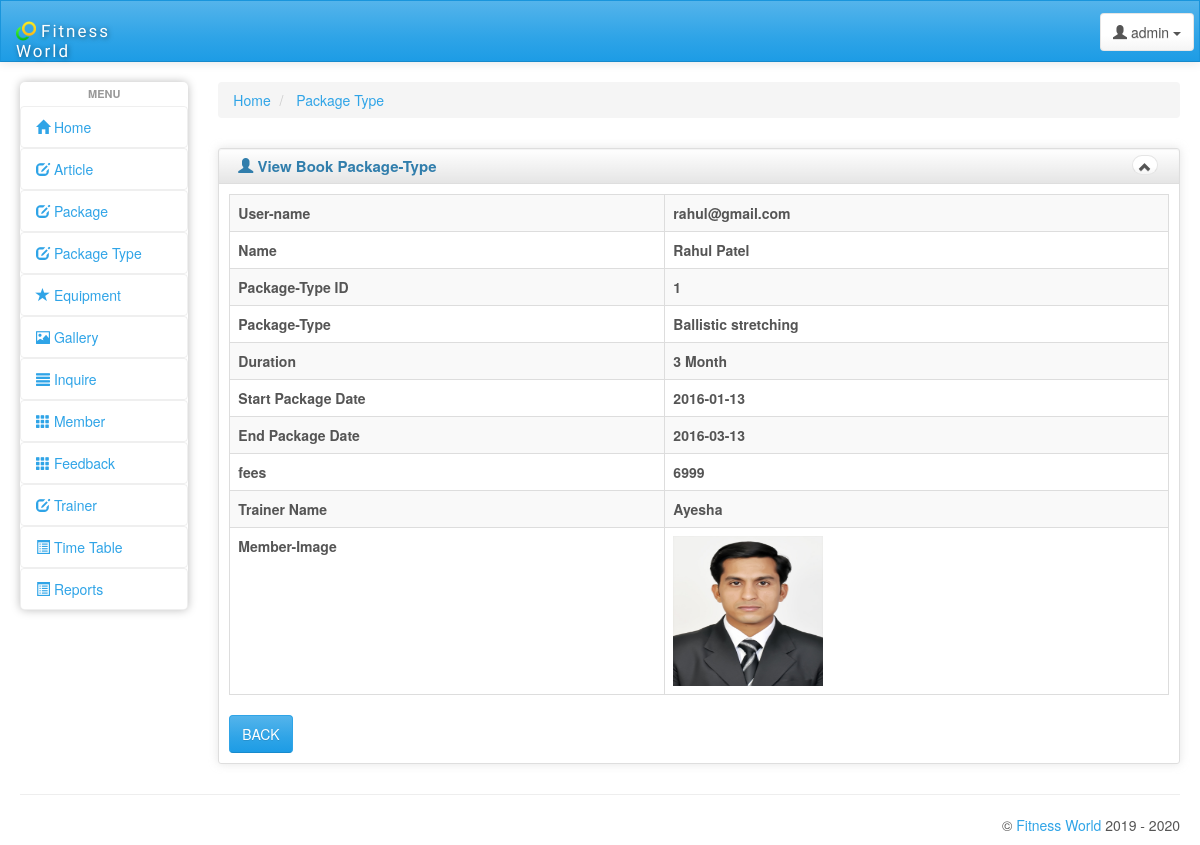
Page /admin/view_package.php?cid=1&mid=1&tid=3 (signed in) on the committed database.
### tables this page shows
CREATE TABLE IF NOT EXISTS `package_type` (
  `ID` int(5) NOT NULL AUTO_INCREMENT,
  `class` int(30) NOT NULL,
  `class_type` varchar(30) NOT NULL,
  `Details` varchar(1500) NOT NULL,
  `time_duration` varchar(50) NOT NULL,
  `fees` bigint(10) NOT NULL,
  PRIMARY KEY (`ID`)
);

CREATE TABLE IF NOT EXISTS `member` (
  `ID` int(5) NOT NULL AUTO_INCREMENT,
  `join_date` varchar(12) NOT NULL,
  `username` varchar(50) NOT NULL,
  `password` varchar(10) NOT NULL,
  `first_name` varchar(50) NOT NULL,
  `middle_name` varchar(50) NOT NULL,
  `age` int(5) NOT NULL,
  `contact_no` bigint(11) NOT NULL,
  `address` varchar(500) NOT NULL,
  `gender` varchar(6) NOT NULL,
  `image` varchar(1000) NOT NULL,
  PRIMARY KEY (`ID`)
);

CREATE TABLE IF NOT EXISTS `book_package_type` (
  `ID` int(5) NOT NULL AUTO_INCREMENT,
  `class_type_id` int(5) NOT NULL,
  `member_id` int(5) NOT NULL,
  `trainer_id` int(5) NOT NULL,
  `start_date` date NOT NULL,
  `end_date` date NOT NULL,
  PRIMARY KEY (`ID`)
);

CREATE TABLE IF NOT EXISTS `trainer` (
  `ID` int(5) NOT NULL AUTO_INCREMENT,
  `name` varchar(30) NOT NULL,
  `address` varchar(500) NOT NULL,
  `gender` varchar(5) NOT NULL,
  `dob` varchar(10) NOT NULL,
  `age` int(5) NOT NULL,
  `email` varchar(50) NOT NULL,
  `contact` bigint(11) NOT NULL,
  `doj` varchar(10) NOT NULL,
  `degree` varchar(100) NOT NULL,
  `class_ID` int(5) NOT NULL,
  `class_type_ID` int(5) NOT NULL,
  `image` varchar(500) NOT NULL,
  PRIMARY KEY (`ID`)
);

### admin/view_package.php (the view, shortened to what this page needs)
<!DOCTYPE html>
<html lang="en">
<head>
    <link id="bs-css" href="css/bootstrap-cerulean.min.css" rel="stylesheet">
    <link href="css/charisma-app.css" rel="stylesheet">
    <link href='bower_components/fullcalendar/dist/fullcalendar.css' rel='stylesheet'>
    <link href='bower_components/fullcalendar/dist/fullcalendar.print.css' rel='stylesheet' media='print'>
    <link href='bower_components/chosen/chosen.min.css' rel='stylesheet'>
    <link href='bower_components/colorbox/example3/colorbox.css' rel='stylesheet'>
    <link href='bower_components/responsive-tables/responsive-tables.css' rel='stylesheet'>
    <link href='bower_components/bootstrap-tour/build/css/bootstrap-tour.min.css' rel='stylesheet'>
    <link href='css/jquery.noty.css' rel='stylesheet'>
    <link href='css/noty_theme_default.css' rel='stylesheet'>
    <link href='css/elfinder.min.css' rel='stylesheet'>
    <link href='css/elfinder.theme.css' rel='stylesheet'>
    <link href='css/jquery.iphone.toggle.css' rel='stylesheet'>
    <link href='css/uploadify.css' rel='stylesheet'>
    <link href='css/animate.min.css' rel='stylesheet'>
</head>
<body>
   <?php include"header.php";?>
        <div id="content" class="col-lg-10 col-sm-10">
                <div>
        <ul class="breadcrumb">
            <li>
                <a href="#">Home</a>
            </li>
            <li>
                <a href="#">Package Type</a>
            </li>
        </ul>
    </div>
    <div class="row">
    <div class="box col-md-12">
    <div class="box-inner">
    <div class="box-header well" data-original-title="">
        <h2><i class="glyphicon glyphicon-user"></i> View Book Package-Type</h2>
        <div class="box-icon">
            <a href="#" class="btn btn-minimize btn-round btn-default"><i
                    class="glyphicon glyphicon-chevron-up"></i></a>
        </div>
    </div>
    <div class="box-content">
    <table class="table table-striped table-bordered bootstrap-datatable datatable responsive">
	 <?php
							$mid=$_GET['mid'];
							$cid=$_GET['cid'];
							$tid=$_GET['tid'];
							$q1="SELECT c.ID,c.class_type,c.time_duration,c.fees,t.name,t.ID,m.ID,m.username,m.first_name,m.middle_name,m.image FROM package_type c,trainer t,member m where m.ID=$mid and c.ID=$cid and t.ID=$tid";
							$run1=mysql_query($q1);
							while($row1=mysql_fetch_assoc($run1))
							{
								$package_type=$row1['class_type'];
								$time_duration=$row1['time_duration'];
								$fees=$row1['fees'];
								$trainer_name=$row1['name'];
								$member_image=$row1['image'];
								$username=$row1['username'];
								$first_name=$row1['first_name'];
								$middle_name=$row1['middle_name'];
								$q2="SELECT *FROM book_package_type where member_id=$mid";
								$run2=mysql_query($q2);
								while($row2=mysql_fetch_assoc($run2))
								{
									$date1=$row2['start_date'];
									$date2=$row2['end_date'];
								}
						?>
	<tr>
		<th>User-name</th>
		<th><?php echo $username;?></th>
		</tr>
	<tr>
		<th>Name</th>
		<th><?php echo $first_name." ".$middle_name;?></th>
		</tr>
	<tr>
		<th>Package-Type ID</th>
		<th><?php echo $cid;?></th>
		</tr>
	<tr>
		<th>Package-Type</th>
		<th><?php echo $package_type;?></th>
		</tr>
	<tr>
		<th>Duration</th>
		<th><?php echo $time_duration;?></th>
		</tr>
	<tr>
		<th>Start Package Date</th>
		<th><?php echo $date1;?></th>
		</tr>
	<tr>
		<th>End Package Date</th>
		<th><?php echo $date2;?></th>
		</tr>
	<tr>
		<th>fees</th>
		<th><?php echo $fees;?></th>
		</tr>
	<tr>
		<th>Trainer Name</th>
		<th><?php echo $trainer_name;?></th>
		</tr>
	<tr>
        <th>Member-Image</th>
        <th><img src="member_image\profile\<?php echo $member_image;?>" height="150px" width="150px"></th>
	</tr>
<?php }?>
    </table>
	<form name="form" method="post" action="view_book_package.php">
			<div class="form-actions">
				<button type="submit" name="back" class="btn btn-primary">BACK</button>
			</div>
	</form>
    </div>
    </div>
    </div>
    </div>
    </div>
</div>
    <hr>
  <?php include"footer.php"; ?>
</div>
</body>
</html>

### admin/css/charisma-app.css (style rules this page uses)
.box { margin-top: 10px; margin-bottom: 10px; }
.box-inner { border: 1px solid #DEDEDE; border-radius: 3px; -webkit-border-radius: 3px; -moz-border-radius: 3px; box-shadow: 0 0 10px rgba(189, 189, 189, 0.4); -webkit-box-shadow: 0 0 10px rgba(189, 189, 189, 0.4); -moz-box-shadow: 0 0 10px rgba(189, 189, 189, 0.4); }
.box-header { border: none; padding-top: 5px; border-bottom: 1px solid #DEDEDE; border-radius: 3px 3px 0 0; -webkit-border-radius: 3px 3px 0 0; -moz-border-radius: 3px 3px 0 0; height: 35px; min-height: 35px !important; margin-bottom: 0; font-weight: bold; font-size: 16px; background: -moz-linear-gradient(top, rgba(255, 255, 255, 0) 0%, rgba(0, 0, 0, 0.1) 100%); background: -webkit-gradient(linear, left top, left bottom, color-stop(0%, rgba(255, 255, 255, 0)), color-stop(100%, rgba(0, 0, 0, 0.1))); background: -webkit-linear-gradient(top, rgba(255, 255, 255, 0) 0%, rgba(0, 0, 0, 0.1) 100%); background: -o-linear-gradient(top, rgba(255, 255, 255, 0) 0%, rgba(0, 0, 0, 0.1) 100%); background: -ms-linear-gradient(top, rgba(255, 255, 255, 0) 0%, rgba(0, 0, 0, 0.1) 100%); background: linear-gradient(to bottom, rgba(255, 255, 255, 0) 0%, rgba(0, 0, 0, 0.1) 100%); filter: progid:DXImageTransform.Microsoft.gradient(startColorstr='#00ffffff', endColorstr='#1a000000', GradientType=0); }
.box-header h2 { font-size: 15px; width: auto; clear: none; float: left; line-height: 25px; white-space: nowrap; font-weight: bold; margin-top: 0; margin-bottom: 0; }
.box-header h2 > i { margin-top: 1px; }
.box-icon { float: right; }
.box-icon a { clear: none; float: left; margin: 0 2px; height: 20px; width: 5px; margin-top: 1px; }
.box-icon a i { margin-left: -6px; top: -1px; }
.box-content { padding: 10px; }
.btn-round { border-radius: 40px; -webkit-border-radius: 40px; -moz-border-radius: 40px; font-size: 12px; padding-top: 4px; }
@media only screen and (min-width: 980px) { a, button, input[type=submit], input[type=button], .product-img { -webkit-transition: .5s; -moz-transition: .5s; -ms-transition: .5s; -o-transition: .5s; transition: .5s; } }

### admin/bower_components/responsive-tables/responsive-tables.css (style rules this page uses)
table th { font-weight: bold; }
table td, table th { padding: 9px 10px; text-align: left; }

### rows in the picture
package_type: member.username "rahul@gmail.com", member.first_name "Rahul", member.middle_name "Patel", class_type "Ballistic stretching", time_duration "3 Month", book_package_type.start_date "2016-01-13", book_package_type.end_date "2016-03-13", fees "6999", trainer.name "Ayesha", member.image (picture)
